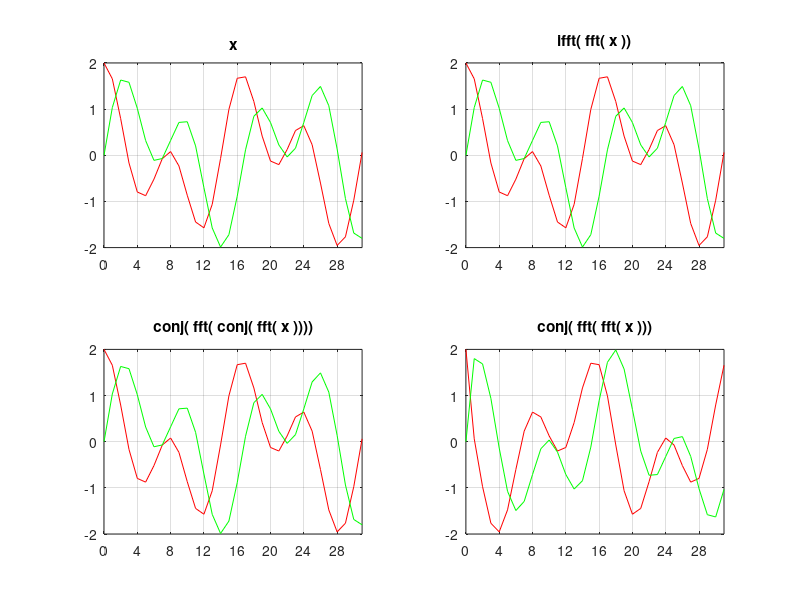

This figure's MATLAB source:
NFFT = 32;
T = 0 : (NFFT - 1);
f1 = NFFT * 0.12345;
f2 = NFFT * 0.054321;
x = exp( 1i * 2 * pi * f1 * T / NFFT ) + exp( 1i * 2 * pi * f2 * T / NFFT );
h  = fft( x );
hp0 = ifft( h );
hp1 = conj( fft( conj( h )) / NFFT );
hp2 = conj( fft( h ) / NFFT );

figure;
subplot( 2, 2, 1 );
plot( 0:( NFFT - 1 ), real( x ), 'r' );
hold on;
plot( 0:( NFFT - 1 ), imag( x ), 'g' );
grid on;
set( gca, 'xlim', [ 0, ( NFFT - 1 ) ], 'xtick', 0 : NFFT / 8 : ( NFFT - 1 ) );
title( 'x');

subplot( 2, 2, 2 );
plot( 0:( NFFT - 1 ), real( hp0 ), 'r' );
hold on;
plot( 0:( NFFT - 1 ), imag( hp0 ), 'g' );
grid on;
set( gca, 'xlim', [ 0, ( NFFT - 1 ) ], 'xtick', 0 : NFFT / 8 : ( NFFT - 1 ) );
title( 'ifft( fft( x ))');

subplot( 2, 2, 3 );
plot( 0:( NFFT - 1 ), real( hp1 ), 'r' );
hold on;
plot( 0:( NFFT - 1 ), imag( hp1 ), 'g' );
grid on;
set( gca, 'xlim', [ 0, ( NFFT - 1 ) ], 'xtick', 0 : NFFT / 8 : ( NFFT - 1 ) );
title( 'conj( fft( conj( fft( x ))))');

subplot( 2, 2, 4 );
plot( 0:( NFFT - 1 ), real( hp2 ), 'r' );
hold on;
plot( 0:( NFFT - 1 ), imag( hp2 ), 'g' );
grid on;
set( gca, 'xlim', [ 0, ( NFFT - 1 ) ], 'xtick', 0 : NFFT / 8 : ( NFFT - 1 ) );
title( 'conj( fft( fft( x )))');

